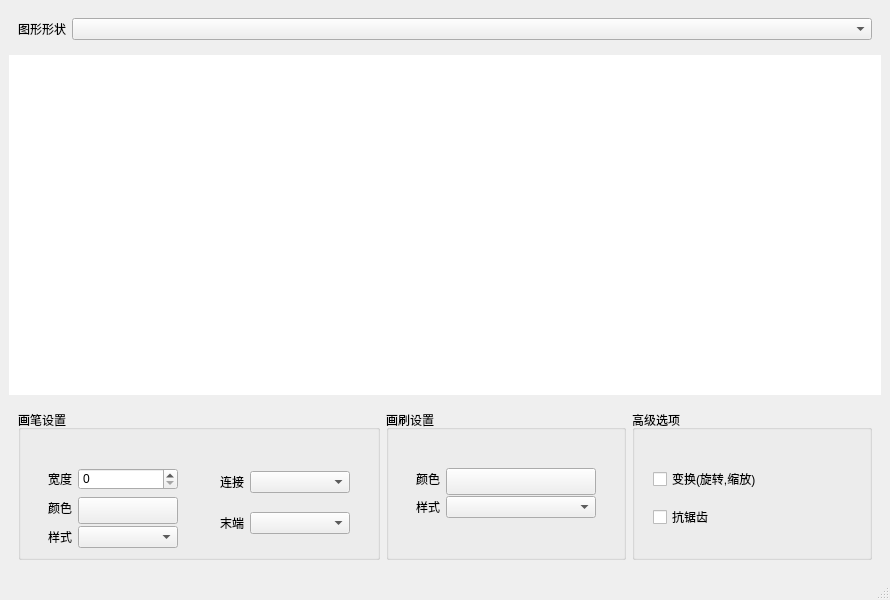
<?xml version="1.0" encoding="UTF-8"?>
<ui version="4.0">
 <class>MainWindow</class>
 <widget class="QMainWindow" name="MainWindow">
  <property name="geometry">
   <rect>
    <x>0</x>
    <y>0</y>
    <width>884</width>
    <height>600</height>
   </rect>
  </property>
  <property name="sizePolicy">
   <sizepolicy hsizetype="Preferred" vsizetype="Fixed">
    <horstretch>0</horstretch>
    <verstretch>0</verstretch>
   </sizepolicy>
  </property>
  <property name="windowTitle">
   <string>MainWindow</string>
  </property>
  <property name="styleSheet">
   <string notr="true">QWidget
{
	font: 14pt &quot;Microsoft YaHei&quot;;
}
QGroupBox
{
	border-width:1px;
	border-style:solid;
	margin-top:10px;
}
QGroupBox::title
{
subcontrol-origin:margin;
left:20px;
padding:-10px 5px 0px 5px;
}
rgb(0, 0, 0)
</string>
  </property>
  <widget class="QWidget" name="centralwidget">
   <layout class="QVBoxLayout" name="verticalLayout_6">
    <item>
     <widget class="QWidget" name="widgetShape" native="true">
      <property name="sizePolicy">
       <sizepolicy hsizetype="Preferred" vsizetype="Fixed">
        <horstretch>0</horstretch>
        <verstretch>0</verstretch>
       </sizepolicy>
      </property>
      <layout class="QHBoxLayout" name="horizontalLayout">
       <item>
        <widget class="QLabel" name="lblShape">
         <property name="text">
          <string>图形形状</string>
         </property>
        </widget>
       </item>
       <item>
        <widget class="QComboBox" name="cboShape">
         <property name="minimumSize">
          <size>
           <width>800</width>
           <height>0</height>
          </size>
         </property>
        </widget>
       </item>
      </layout>
     </widget>
    </item>
    <item>
     <widget class="paintWidget" name="paintwidget" native="true">
      <property name="styleSheet">
       <string notr="true">background-color:rgb(255,255,255)</string>
      </property>
     </widget>
    </item>
    <item>
     <widget class="QWidget" name="widgetSetting" native="true">
      <property name="sizePolicy">
       <sizepolicy hsizetype="Preferred" vsizetype="Fixed">
        <horstretch>0</horstretch>
        <verstretch>0</verstretch>
       </sizepolicy>
      </property>
      <layout class="QHBoxLayout" name="horizontalLayout_10">
       <item>
        <widget class="QGroupBox" name="gbPen">
         <property name="sizePolicy">
          <sizepolicy hsizetype="Preferred" vsizetype="Fixed">
           <horstretch>0</horstretch>
           <verstretch>0</verstretch>
          </sizepolicy>
         </property>
         <property name="minimumSize">
          <size>
           <width>0</width>
           <height>150</height>
          </size>
         </property>
         <property name="baseSize">
          <size>
           <width>0</width>
           <height>250</height>
          </size>
         </property>
         <property name="title">
          <string>画笔设置</string>
         </property>
         <layout class="QHBoxLayout" name="horizontalLayout_7">
          <property name="topMargin">
           <number>20</number>
          </property>
          <item>
           <widget class="QWidget" name="widget_8" native="true">
            <layout class="QVBoxLayout" name="verticalLayout_2">
             <item>
              <widget class="QWidget" name="widget_3" native="true">
               <property name="sizePolicy">
                <sizepolicy hsizetype="Preferred" vsizetype="Preferred">
                 <horstretch>0</horstretch>
                 <verstretch>0</verstretch>
                </sizepolicy>
               </property>
               <property name="minimumSize">
                <size>
                 <width>0</width>
                 <height>40</height>
                </size>
               </property>
               <property name="maximumSize">
                <size>
                 <width>16777215</width>
                 <height>35</height>
                </size>
               </property>
               <layout class="QHBoxLayout" name="horizontalLayout_2">
                <item>
                 <widget class="QLabel" name="lblPenWidth">
                  <property name="text">
                   <string>宽度</string>
                  </property>
                 </widget>
                </item>
                <item>
                 <widget class="QSpinBox" name="sbPenWidth">
                  <property name="sizePolicy">
                   <sizepolicy hsizetype="Fixed" vsizetype="Fixed">
                    <horstretch>0</horstretch>
                    <verstretch>0</verstretch>
                   </sizepolicy>
                  </property>
                  <property name="minimumSize">
                   <size>
                    <width>100</width>
                    <height>15</height>
                   </size>
                  </property>
                 </widget>
                </item>
               </layout>
              </widget>
             </item>
             <item>
              <widget class="QWidget" name="widget_2" native="true">
               <property name="sizePolicy">
                <sizepolicy hsizetype="Preferred" vsizetype="Preferred">
                 <horstretch>0</horstretch>
                 <verstretch>0</verstretch>
                </sizepolicy>
               </property>
               <property name="minimumSize">
                <size>
                 <width>0</width>
                 <height>40</height>
                </size>
               </property>
               <property name="maximumSize">
                <size>
                 <width>16777215</width>
                 <height>35</height>
                </size>
               </property>
               <layout class="QHBoxLayout" name="horizontalLayout_3">
                <item>
                 <widget class="QLabel" name="lblPenColor">
                  <property name="text">
                   <string>颜色</string>
                  </property>
                 </widget>
                </item>
                <item>
                 <widget class="QPushButton" name="btnPenColor">
                  <property name="minimumSize">
                   <size>
                    <width>100</width>
                    <height>27</height>
                   </size>
                  </property>
                  <property name="text">
                   <string/>
                  </property>
                 </widget>
                </item>
               </layout>
              </widget>
             </item>
             <item>
              <widget class="QWidget" name="widget_4" native="true">
               <property name="sizePolicy">
                <sizepolicy hsizetype="Preferred" vsizetype="Preferred">
                 <horstretch>0</horstretch>
                 <verstretch>0</verstretch>
                </sizepolicy>
               </property>
               <property name="minimumSize">
                <size>
                 <width>0</width>
                 <height>40</height>
                </size>
               </property>
               <property name="maximumSize">
                <size>
                 <width>16777215</width>
                 <height>35</height>
                </size>
               </property>
               <layout class="QHBoxLayout" name="horizontalLayout_4">
                <item>
                 <widget class="QLabel" name="lblPenStyle">
                  <property name="text">
                   <string>样式</string>
                  </property>
                 </widget>
                </item>
                <item>
                 <widget class="QComboBox" name="cboPenStyle">
                  <property name="sizePolicy">
                   <sizepolicy hsizetype="Fixed" vsizetype="Fixed">
                    <horstretch>0</horstretch>
                    <verstretch>0</verstretch>
                   </sizepolicy>
                  </property>
                  <property name="minimumSize">
                   <size>
                    <width>100</width>
                    <height>15</height>
                   </size>
                  </property>
                  <property name="maximumSize">
                   <size>
                    <width>100</width>
                    <height>16777215</height>
                   </size>
                  </property>
                 </widget>
                </item>
               </layout>
              </widget>
             </item>
            </layout>
           </widget>
          </item>
          <item>
           <widget class="QWidget" name="widget_7" native="true">
            <layout class="QVBoxLayout" name="verticalLayout">
             <item>
              <widget class="QWidget" name="widget_5" native="true">
               <property name="sizePolicy">
                <sizepolicy hsizetype="Preferred" vsizetype="Preferred">
                 <horstretch>0</horstretch>
                 <verstretch>0</verstretch>
                </sizepolicy>
               </property>
               <property name="minimumSize">
                <size>
                 <width>0</width>
                 <height>40</height>
                </size>
               </property>
               <property name="maximumSize">
                <size>
                 <width>16777215</width>
                 <height>31</height>
                </size>
               </property>
               <layout class="QHBoxLayout" name="horizontalLayout_5">
                <item>
                 <widget class="QLabel" name="lblPenJoin">
                  <property name="text">
                   <string>连接</string>
                  </property>
                 </widget>
                </item>
                <item>
                 <widget class="QComboBox" name="cboPenJoin">
                  <property name="sizePolicy">
                   <sizepolicy hsizetype="Fixed" vsizetype="Fixed">
                    <horstretch>0</horstretch>
                    <verstretch>0</verstretch>
                   </sizepolicy>
                  </property>
                  <property name="minimumSize">
                   <size>
                    <width>100</width>
                    <height>15</height>
                   </size>
                  </property>
                  <property name="maximumSize">
                   <size>
                    <width>16777215</width>
                    <height>28</height>
                   </size>
                  </property>
                 </widget>
                </item>
               </layout>
              </widget>
             </item>
             <item>
              <widget class="QWidget" name="widget_6" native="true">
               <property name="sizePolicy">
                <sizepolicy hsizetype="Preferred" vsizetype="Preferred">
                 <horstretch>0</horstretch>
                 <verstretch>0</verstretch>
                </sizepolicy>
               </property>
               <property name="minimumSize">
                <size>
                 <width>0</width>
                 <height>40</height>
                </size>
               </property>
               <property name="maximumSize">
                <size>
                 <width>16777215</width>
                 <height>35</height>
                </size>
               </property>
               <layout class="QHBoxLayout" name="horizontalLayout_6">
                <item>
                 <widget class="QLabel" name="lblPenCap">
                  <property name="text">
                   <string>末端</string>
                  </property>
                 </widget>
                </item>
                <item>
                 <widget class="QComboBox" name="cboPenCap">
                  <property name="sizePolicy">
                   <sizepolicy hsizetype="Fixed" vsizetype="Fixed">
                    <horstretch>0</horstretch>
                    <verstretch>0</verstretch>
                   </sizepolicy>
                  </property>
                  <property name="minimumSize">
                   <size>
                    <width>100</width>
                    <height>15</height>
                   </size>
                  </property>
                  <property name="maximumSize">
                   <size>
                    <width>16777215</width>
                    <height>28</height>
                   </size>
                  </property>
                 </widget>
                </item>
               </layout>
              </widget>
             </item>
             <item>
              <spacer name="verticalSpacer">
               <property name="orientation">
                <enum>Qt::Vertical</enum>
               </property>
               <property name="sizeType">
                <enum>QSizePolicy::Preferred</enum>
               </property>
               <property name="sizeHint" stdset="0">
                <size>
                 <width>20</width>
                 <height>30</height>
                </size>
               </property>
              </spacer>
             </item>
            </layout>
           </widget>
          </item>
         </layout>
        </widget>
       </item>
       <item>
        <widget class="QGroupBox" name="gbBrush">
         <property name="sizePolicy">
          <sizepolicy hsizetype="Preferred" vsizetype="Fixed">
           <horstretch>0</horstretch>
           <verstretch>0</verstretch>
          </sizepolicy>
         </property>
         <property name="minimumSize">
          <size>
           <width>0</width>
           <height>150</height>
          </size>
         </property>
         <property name="baseSize">
          <size>
           <width>0</width>
           <height>250</height>
          </size>
         </property>
         <property name="title">
          <string>画刷设置</string>
         </property>
         <layout class="QVBoxLayout" name="verticalLayout_3">
          <property name="topMargin">
           <number>20</number>
          </property>
          <item>
           <widget class="QWidget" name="widget_14" native="true">
            <layout class="QVBoxLayout" name="verticalLayout_7">
             <item>
              <widget class="QWidget" name="widget_10" native="true">
               <property name="minimumSize">
                <size>
                 <width>0</width>
                 <height>40</height>
                </size>
               </property>
               <property name="maximumSize">
                <size>
                 <width>16777215</width>
                 <height>40</height>
                </size>
               </property>
               <layout class="QHBoxLayout" name="horizontalLayout_8">
                <item>
                 <widget class="QLabel" name="lblBrushColor">
                  <property name="text">
                   <string>颜色</string>
                  </property>
                 </widget>
                </item>
                <item>
                 <widget class="QPushButton" name="btnBrushColor">
                  <property name="enabled">
                   <bool>true</bool>
                  </property>
                  <property name="sizePolicy">
                   <sizepolicy hsizetype="Fixed" vsizetype="Fixed">
                    <horstretch>0</horstretch>
                    <verstretch>0</verstretch>
                   </sizepolicy>
                  </property>
                  <property name="minimumSize">
                   <size>
                    <width>150</width>
                    <height>27</height>
                   </size>
                  </property>
                  <property name="text">
                   <string/>
                  </property>
                 </widget>
                </item>
               </layout>
              </widget>
             </item>
             <item>
              <widget class="QWidget" name="widget_11" native="true">
               <property name="sizePolicy">
                <sizepolicy hsizetype="Preferred" vsizetype="Preferred">
                 <horstretch>0</horstretch>
                 <verstretch>0</verstretch>
                </sizepolicy>
               </property>
               <property name="minimumSize">
                <size>
                 <width>0</width>
                 <height>40</height>
                </size>
               </property>
               <property name="maximumSize">
                <size>
                 <width>16777215</width>
                 <height>40</height>
                </size>
               </property>
               <layout class="QHBoxLayout" name="horizontalLayout_9">
                <item>
                 <widget class="QLabel" name="lblBrushStyle">
                  <property name="text">
                   <string>样式</string>
                  </property>
                 </widget>
                </item>
                <item>
                 <widget class="QComboBox" name="cboBrushStyle">
                  <property name="sizePolicy">
                   <sizepolicy hsizetype="Fixed" vsizetype="Fixed">
                    <horstretch>0</horstretch>
                    <verstretch>0</verstretch>
                   </sizepolicy>
                  </property>
                  <property name="minimumSize">
                   <size>
                    <width>150</width>
                    <height>15</height>
                   </size>
                  </property>
                  <property name="maximumSize">
                   <size>
                    <width>150</width>
                    <height>16777215</height>
                   </size>
                  </property>
                 </widget>
                </item>
               </layout>
              </widget>
             </item>
            </layout>
           </widget>
          </item>
          <item>
           <spacer name="verticalSpacer_2">
            <property name="orientation">
             <enum>Qt::Vertical</enum>
            </property>
            <property name="sizeType">
             <enum>QSizePolicy::Fixed</enum>
            </property>
            <property name="sizeHint" stdset="0">
             <size>
              <width>20</width>
              <height>30</height>
             </size>
            </property>
           </spacer>
          </item>
         </layout>
        </widget>
       </item>
       <item>
        <widget class="QGroupBox" name="gbAdvance">
         <property name="sizePolicy">
          <sizepolicy hsizetype="Preferred" vsizetype="Fixed">
           <horstretch>0</horstretch>
           <verstretch>0</verstretch>
          </sizepolicy>
         </property>
         <property name="minimumSize">
          <size>
           <width>0</width>
           <height>150</height>
          </size>
         </property>
         <property name="baseSize">
          <size>
           <width>0</width>
           <height>250</height>
          </size>
         </property>
         <property name="title">
          <string>高级选项</string>
         </property>
         <layout class="QVBoxLayout" name="verticalLayout_5">
          <property name="topMargin">
           <number>20</number>
          </property>
          <item>
           <widget class="QWidget" name="widget_12" native="true">
            <layout class="QVBoxLayout" name="verticalLayout_4">
             <item>
              <widget class="QCheckBox" name="chkTransformation">
               <property name="text">
                <string>变换(旋转,缩放)</string>
               </property>
              </widget>
             </item>
             <item>
              <widget class="QCheckBox" name="chkAntialiasing">
               <property name="text">
                <string>抗锯齿</string>
               </property>
              </widget>
             </item>
            </layout>
           </widget>
          </item>
         </layout>
        </widget>
       </item>
      </layout>
     </widget>
    </item>
   </layout>
  </widget>
  <widget class="QMenuBar" name="menubar">
   <property name="geometry">
    <rect>
     <x>0</x>
     <y>0</y>
     <width>884</width>
     <height>24</height>
    </rect>
   </property>
  </widget>
  <widget class="QStatusBar" name="statusbar"/>
 </widget>
 <customwidgets>
  <customwidget>
   <class>paintWidget</class>
   <extends>QWidget</extends>
   <header>paintwidget.h</header>
   <container>1</container>
  </customwidget>
 </customwidgets>
 <resources/>
 <connections/>
</ui>
